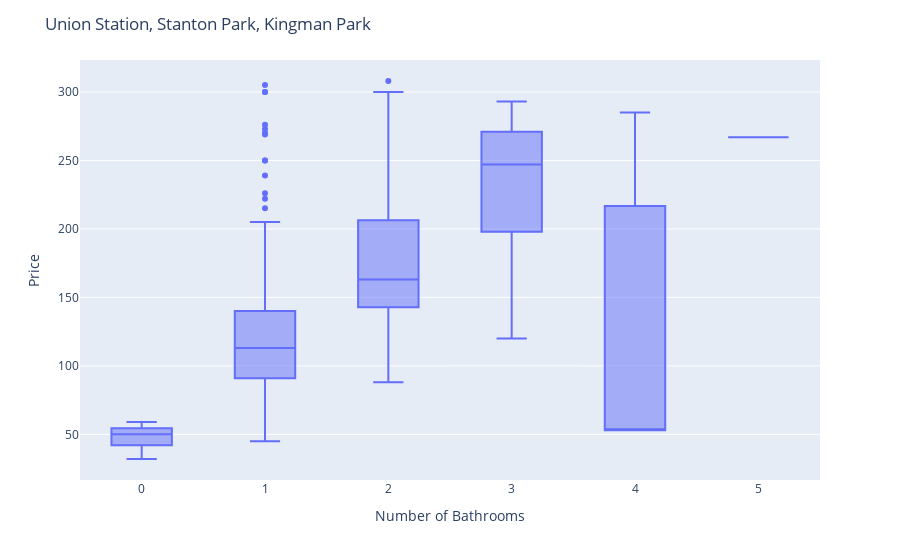
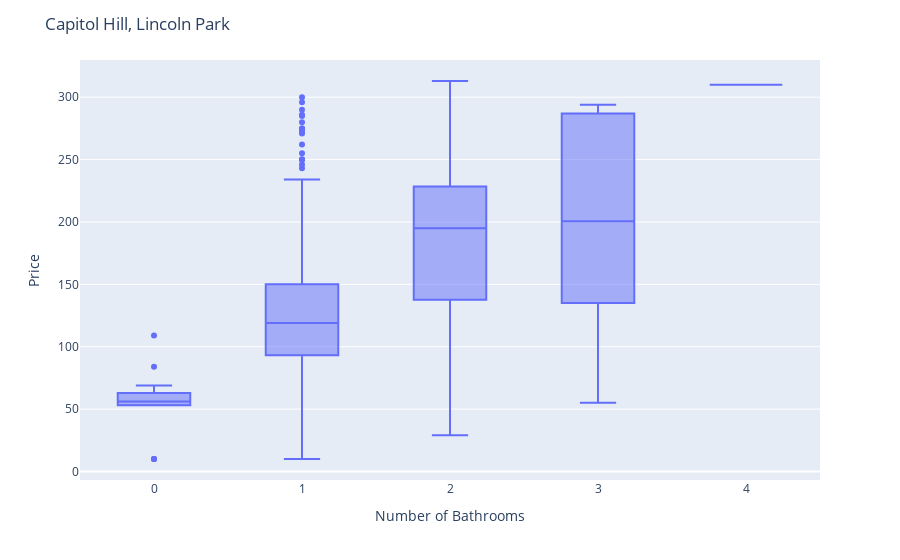
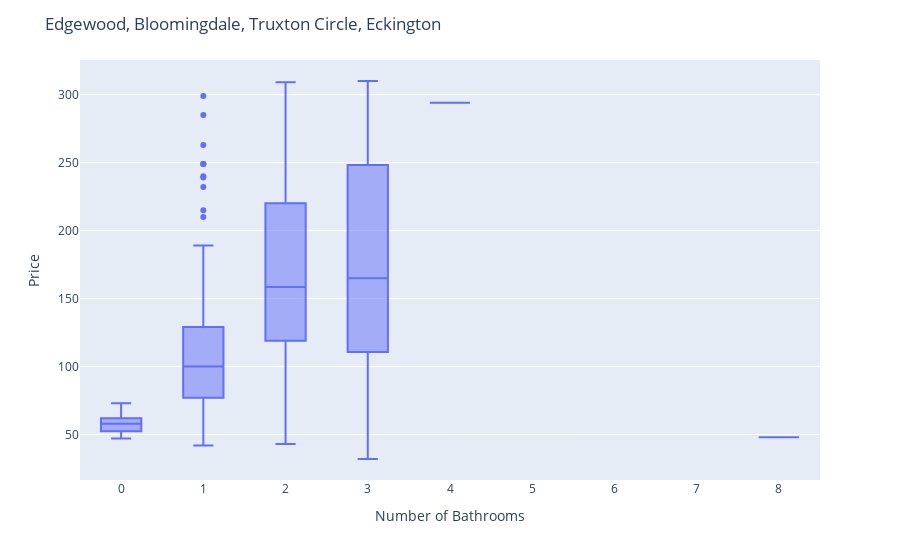
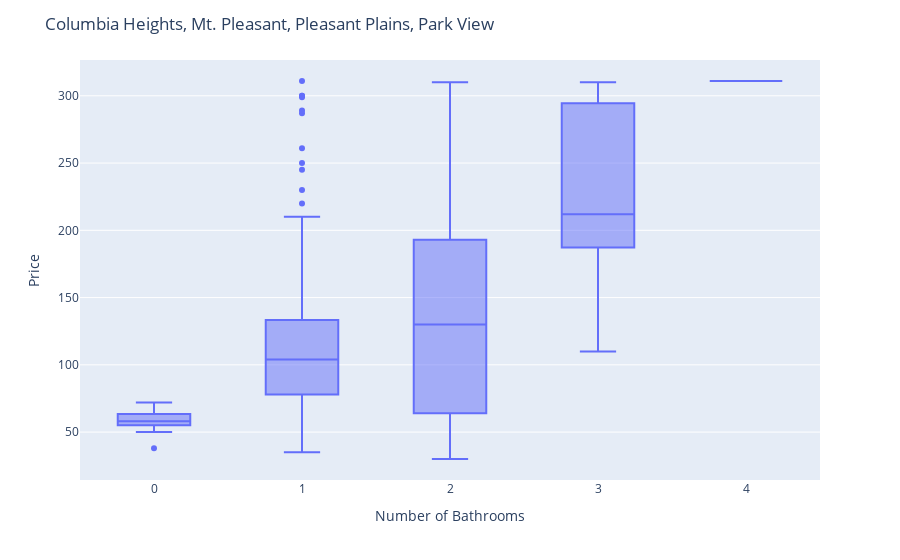

The notebook cell these images were saved under, in order:
### Code cell
for i in top_5_list:
    df_i = df[df['neighbourhood_cleansed'] == i]
    fig = px.box(df_i, x='bathroom_num', y='price_num')
    fig.update_layout(title=i)
    fig.update_xaxes(title_text='Number of Bathrooms')
    fig.update_yaxes(title_text='Price')
    fig.show()

### Figure 1 — Plotly figure (JSON) as saved in the notebook; plotly's stock layout.template omitted (floating-point values rounded to 4 significant figures; data arrays with more than 128 entries replaced by an {"elided": "..."} marker saying what was removed)
{"data": [{"alignmentgroup": "True", "hovertemplate": "bathroom_num=%{x}<br>price_num=%{y}<extra></extra>", "legendgroup": "", "marker": {"color": "#636efa"}, "name": "", "notched": false, "offsetgroup": "", "orientation": "v", "showlegend": false, "type": "box", "x": {"elided": "664 int values"}, "x0": " ", "xaxis": "x", "y": {"elided": "664 int values"}, "y0": " ", "yaxis": "y"}], "layout": {"boxmode": "group", "legend": {"tracegroupgap": 0}, "margin": {"t": 60}, "title": {"text": "Union Station, Stanton Park, Kingman Park"}, "xaxis": {"anchor": "y", "domain": [0, 1], "title": {"text": "Number of Bathrooms"}}, "yaxis": {"anchor": "x", "domain": [0, 1], "title": {"text": "Price"}}}}

### Figure 2 — Plotly figure (JSON) as saved in the notebook; plotly's stock layout.template omitted (floating-point values rounded to 4 significant figures; data arrays with more than 128 entries replaced by an {"elided": "..."} marker saying what was removed)
{"data": [{"alignmentgroup": "True", "hovertemplate": "bathroom_num=%{x}<br>price_num=%{y}<extra></extra>", "legendgroup": "", "marker": {"color": "#636efa"}, "name": "", "notched": false, "offsetgroup": "", "orientation": "v", "showlegend": false, "type": "box", "x": {"elided": "503 int values"}, "x0": " ", "xaxis": "x", "y": {"elided": "503 int values"}, "y0": " ", "yaxis": "y"}], "layout": {"boxmode": "group", "legend": {"tracegroupgap": 0}, "margin": {"t": 60}, "title": {"text": "Capitol Hill, Lincoln Park"}, "xaxis": {"anchor": "y", "domain": [0, 1], "title": {"text": "Number of Bathrooms"}}, "yaxis": {"anchor": "x", "domain": [0, 1], "title": {"text": "Price"}}}}

### Figure 3 — Plotly figure (JSON) as saved in the notebook; plotly's stock layout.template omitted (floating-point values rounded to 4 significant figures; data arrays with more than 128 entries replaced by an {"elided": "..."} marker saying what was removed)
{"data": [{"alignmentgroup": "True", "hovertemplate": "bathroom_num=%{x}<br>price_num=%{y}<extra></extra>", "legendgroup": "", "marker": {"color": "#636efa"}, "name": "", "notched": false, "offsetgroup": "", "orientation": "v", "showlegend": false, "type": "box", "x": {"elided": "424 int values"}, "x0": " ", "xaxis": "x", "y": {"elided": "424 int values"}, "y0": " ", "yaxis": "y"}], "layout": {"boxmode": "group", "legend": {"tracegroupgap": 0}, "margin": {"t": 60}, "title": {"text": "Edgewood, Bloomingdale, Truxton Circle, Eckington"}, "xaxis": {"anchor": "y", "domain": [0, 1], "title": {"text": "Number of Bathrooms"}}, "yaxis": {"anchor": "x", "domain": [0, 1], "title": {"text": "Price"}}}}

### Figure 4 — Plotly figure (JSON) as saved in the notebook; plotly's stock layout.template omitted (floating-point values rounded to 4 significant figures; data arrays with more than 128 entries replaced by an {"elided": "..."} marker saying what was removed)
{"data": [{"alignmentgroup": "True", "hovertemplate": "bathroom_num=%{x}<br>price_num=%{y}<extra></extra>", "legendgroup": "", "marker": {"color": "#636efa"}, "name": "", "notched": false, "offsetgroup": "", "orientation": "v", "showlegend": false, "type": "box", "x": {"elided": "419 int values"}, "x0": " ", "xaxis": "x", "y": {"elided": "419 int values"}, "y0": " ", "yaxis": "y"}], "layout": {"boxmode": "group", "legend": {"tracegroupgap": 0}, "margin": {"t": 60}, "title": {"text": "Columbia Heights, Mt. Pleasant, Pleasant Plains, Park View"}, "xaxis": {"anchor": "y", "domain": [0, 1], "title": {"text": "Number of Bathrooms"}}, "yaxis": {"anchor": "x", "domain": [0, 1], "title": {"text": "Price"}}}}
